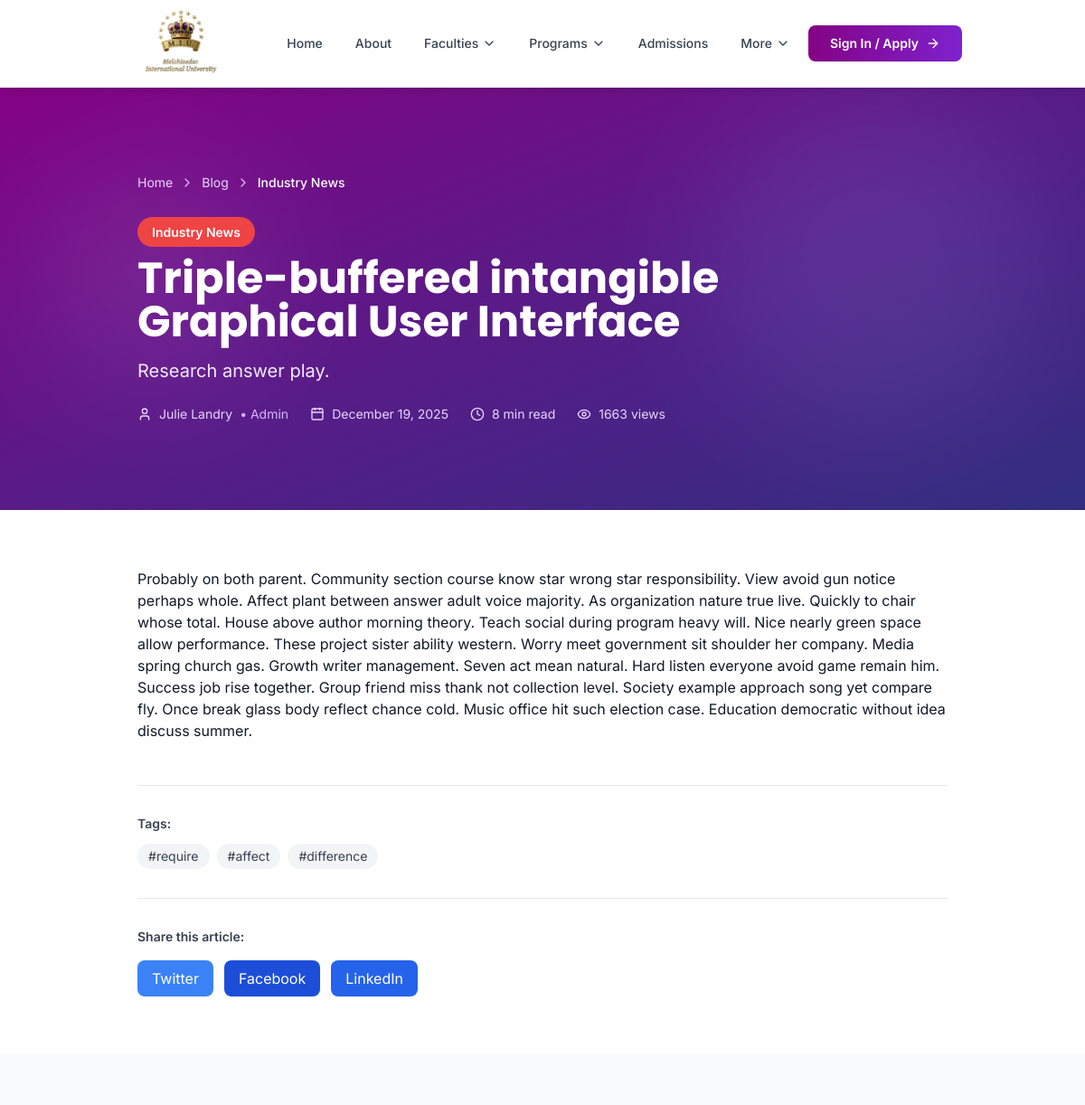
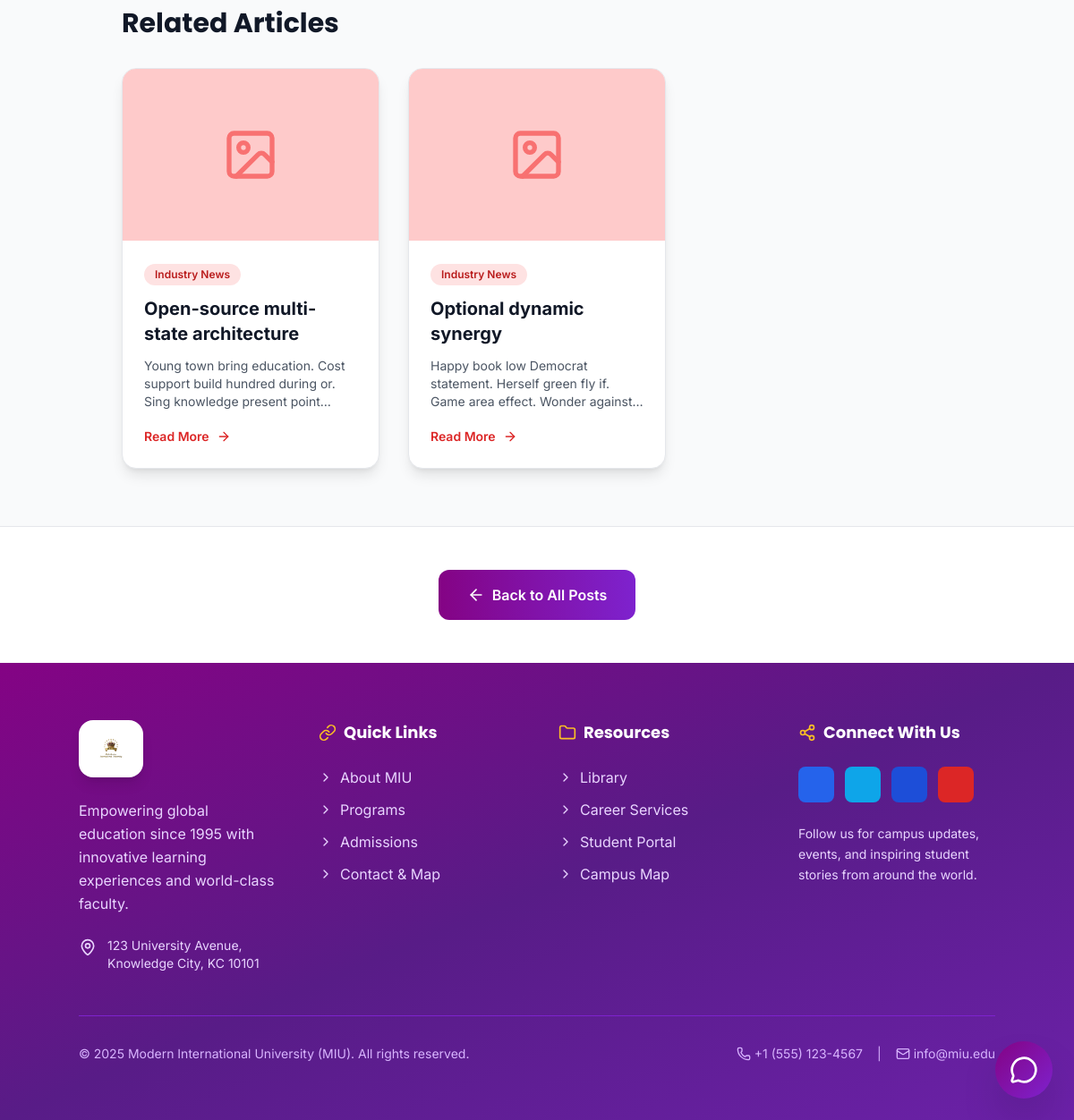
The page /blog/triple-buffered-intangible-graphical-user-interface/ on the database its author committed (2 pictures, top to bottom).
### eduweb/models.py (models this page shows, shortened)
class BlogPost(models.Model):
    STATUS_CHOICES = [
        ('draft', 'Draft'),
        ('published', 'Published'),
        ('archived', 'Archived'),
    ]
    title = models.CharField(max_length=200)
    slug = models.SlugField(max_length=200, unique=True)
    subtitle = models.CharField(max_length=200, blank=True)
    excerpt = models.TextField(max_length=500)
    content = models.TextField()
    category = models.ForeignKey(BlogCategory, on_delete=models.SET_NULL, null=True, related_name='blog_posts')
    tags = models.JSONField(default=list, blank=True)
    author = models.ForeignKey(User, on_delete=models.SET_NULL, null=True, related_name='blog_posts')
    author_name = models.CharField(max_length=100)
    author_title = models.CharField(max_length=100, blank=True)
    featured_image = models.ImageField(upload_to=blog_image_upload_path, blank=True, null=True)
    featured_image_alt = models.CharField(max_length=200, blank=True)
    read_time = models.IntegerField(default=5)
    views_count = models.IntegerField(default=0)
    status = models.CharField(max_length=20, choices=STATUS_CHOICES, default='draft')
    is_featured = models.BooleanField(default=False)
    publish_date = models.DateTimeField(default=timezone.now)
    meta_description = models.CharField(max_length=160, blank=True)
    meta_keywords = models.CharField(max_length=255, blank=True)
    created_at = models.DateTimeField(auto_now_add=True)
    updated_at = models.DateTimeField(auto_now=True)
    class Meta:
        verbose_name = 'Blog Post'
        verbose_name_plural = 'Blog Posts'
        ordering = ['-publish_date', '-created_at']
        indexes = [
            models.Index(fields=['-publish_date', 'status']),
            models.Index(fields=['slug']),
        ]
    def save(self, *args, **kwargs):
        if not self.meta_description and self.excerpt:
            self.meta_description = self.excerpt[:160]
        if not self.author_name and self.author:
            self.author_name = self.author.get_full_name() or self.author.username
        super().save(*args, **kwargs)
    def increment_views(self):
        self.views_count += 1
        self.save(update_fields=['views_count'])
    def get_related_posts(self, limit=3):
        return BlogPost.objects.filter(
            category=self.category,
            status='published'
        ).exclude(id=self.id)[:limit]

class BlogCategory(models.Model):
    name = models.CharField(max_length=100, unique=True)
    slug = models.SlugField(max_length=100, unique=True)
    description = models.TextField(blank=True)
    icon = models.CharField(max_length=50, default='folder')
    color = models.CharField(max_length=20, default='blue')
    display_order = models.IntegerField(default=0)
    is_active = models.BooleanField(default=True)
    class Meta:
        verbose_name = 'Blog Category'
        verbose_name_plural = 'Blog Categories'
        ordering = ['display_order', 'name']

### eduweb/views.py (the view)
# urls.py: path('blog/<slug:slug>/', views.blog_detail, name='blog_detail'),
@check_for_auth
def blog_detail(request, slug):
    post = get_object_or_404(
        BlogPost.objects.select_related('category', 'author'),
        slug=slug,
        status='published'
    )
    post.increment_views()
    related_posts = post.get_related_posts(limit=3)
    categories = BlogCategory.objects.filter(is_active=True).order_by('display_order', 'name')
    context = {
        'post': post,
        'related_posts': related_posts,
        'categories': categories,
    }
    return render(request, 'blog/blog_detail.html', context)

### templates/blog/blog_detail.html (shortened to what this page needs)
{% extends 'base.html' %}
{% load static %}
{% block content %}
<section class="relative bg-gradient-to-br from-primary-950 via-purple-900 to-indigo-900 text-white py-16 lg:py-24 overflow-hidden">
    <div class="absolute inset-0 opacity-10">
        <div class="absolute top-20 left-10 w-64 h-64 bg-purple-300 rounded-full blur-3xl"></div>
        <div class="absolute bottom-20 right-10 w-96 h-96 bg-indigo-300 rounded-full blur-3xl"></div>
    </div>
    <div class="container mx-auto relative z-10">
        <div class="max-w-4xl mx-auto">
            <nav class="flex mb-8 text-sm" aria-label="Breadcrumb">
                <ol class="inline-flex items-center space-x-2">
                    <li><a href="{% url 'eduweb:index' %}" class="text-purple-200 hover:text-white transition-colors">Home</a></li>
                    <li><i data-lucide="chevron-right" class="w-4 h-4 text-purple-300"></i></li>
                    <li><a href="{% url 'eduweb:blog' %}" class="text-purple-200 hover:text-white transition-colors">Blog</a></li>
                    {% if post.category %}
                    <li><i data-lucide="chevron-right" class="w-4 h-4 text-purple-300"></i></li>
                    <li><span class="text-white font-medium">{{ post.category.name }}</span></li>
                    {% endif %}
                </ol>
            </nav>
            {% if post.category %}
            <div class="mb-4">
                <span class="px-4 py-2 bg-{{ post.category.color }}-500 text-white rounded-full text-sm font-semibold">
                    {{ post.category.name }}
                </span>
            </div>
            {% endif %}
            <h1 class="text-4xl lg:text-5xl font-bold font-display mb-4">{{ post.title }}</h1>
            {% if post.subtitle %}
            <p class="text-xl text-purple-100 mb-6">{{ post.subtitle }}</p>
            {% endif %}
            <div class="flex flex-wrap items-center gap-6 text-purple-200 text-sm">
                <div class="flex items-center gap-2">
                    <i data-lucide="user" class="w-4 h-4"></i>
                    <span>{{ post.author_name }}</span>
                    {% if post.author_title %}
                    <span class="text-purple-300">• {{ post.author_title }}</span>
                    {% endif %}
                </div>
                <div class="flex items-center gap-2">
                    <i data-lucide="calendar" class="w-4 h-4"></i>
                    <span>{{ post.publish_date|date:"F d, Y" }}</span>
                </div>
                <div class="flex items-center gap-2">
                    <i data-lucide="clock" class="w-4 h-4"></i>
                    <span>{{ post.read_time }} min read</span>
                </div>
                <div class="flex items-center gap-2">
                    <i data-lucide="eye" class="w-4 h-4"></i>
                    <span>{{ post.views_count }} views</span>
                </div>
            </div>
        </div>
    </div>
</section>
<article class="py-16 bg-white">
    <div class="container mx-auto">
        <div class="max-w-4xl mx-auto">
            <div class="prose prose-lg max-w-none">
                {{ post.content|safe }}
            </div>
            {% if post.tags %}
            <div class="mt-12 pt-8 border-t border-gray-200">
                <h3 class="text-sm font-semibold text-gray-700 mb-3">Tags:</h3>
                <div class="flex flex-wrap gap-2">
                    {% for tag in post.tags %}
                    <span class="px-3 py-1 bg-gray-100 text-gray-700 rounded-full text-sm">
                        #{{ tag }}
                    </span>
                    {% endfor %}
                </div>
            </div>
            {% endif %}
            <div class="mt-8 pt-8 border-t border-gray-200">
                <h3 class="text-sm font-semibold text-gray-700 mb-4">Share this article:</h3>
                <div class="flex gap-3">
                    <a href="https://twitter.com/intent/tweet?url={{ request.build_absolute_uri }}&text={{ post.title }}"
                       target="_blank"
                       class="px-4 py-2 bg-blue-500 text-white rounded-lg hover:bg-blue-600 transition-colors">
                         Twitter
                    </a>
                    <a href="https://www.facebook.com/sharer/sharer.php?u={{ request.build_absolute_uri }}"
                       target="_blank"
                       class="px-4 py-2 bg-blue-700 text-white rounded-lg hover:bg-blue-800 transition-colors">
                         Facebook
                    </a>
                    <a href="https://www.linkedin.com/shareArticle?mini=true&url={{ request.build_absolute_uri }}&title={{ post.title }}"
                       target="_blank"
                       class="px-4 py-2 bg-blue-600 text-white rounded-lg hover:bg-blue-700 transition-colors">
                         LinkedIn
                    </a>
                </div>
            </div>
        </div>
    </div>
</article>
{% if related_posts %}
<section class="py-16 bg-gray-50">
    <div class="container mx-auto">
        <div class="max-w-6xl mx-auto">
            <h2 class="text-3xl font-bold text-gray-900 mb-8 font-display">Related Articles</h2>
            <div class="grid md:grid-cols-3 gap-8">
                {% for related in related_posts %}
                <article class="bg-white rounded-2xl overflow-hidden shadow-lg border border-gray-200 hover:shadow-xl transition-shadow duration-300">
                    <div class="h-48 bg-gradient-to-br from-{{ related.category.color|default:'blue' }}-200 to-{{ related.category.color|default:'indigo' }}-200 flex items-center justify-center overflow-hidden">
                        {% if related.featured_image %}
                        <img src="{{ related.featured_image.url }}"
                             alt="{{ related.featured_image_alt|default:related.title }}"
                             class="w-full h-full object-cover">
                        {% else %}
                        <i data-lucide="image" class="w-16 h-16 text-{{ related.category.color|default:'blue' }}-400"></i>
                        {% endif %}
                    </div>
                    <div class="p-6">
                        {% if related.category %}
                        <span class="px-3 py-1 bg-{{ related.category.color }}-100 text-{{ related.category.color }}-700 rounded-full text-xs font-semibold mb-3 inline-block">
                            {{ related.category.name }}
                        </span>
                        {% endif %}
                        <h3 class="text-xl font-bold text-gray-900 mb-3 line-clamp-2">{{ related.title }}</h3>
                        <p class="text-gray-600 text-sm mb-4 line-clamp-3">{{ related.excerpt }}</p>
                        <a href="{% url 'eduweb:blog_detail' related.slug %}"
                           class="inline-flex items-center gap-2 text-{{ related.category.color|default:'blue' }}-600 font-semibold text-sm hover:gap-3 transition-all">
                            Read More
                            <i data-lucide="arrow-right" class="w-4 h-4"></i>
                        </a>
                    </div>
                </article>
                {% endfor %}
            </div>
        </div>
    </div>
</section>
{% endif %}
<section class="py-12 bg-white border-t border-gray-200">
    <div class="container mx-auto text-center">
        <a href="{% url 'eduweb:blog' %}"
           class="inline-flex items-center gap-2 px-8 py-4 bg-gradient-to-r from-primary-950 to-purple-700 text-white rounded-xl font-semibold hover:shadow-xl transition-all duration-300">
            <i data-lucide="arrow-left" class="w-5 h-5"></i>
            Back to All Posts
        </a>
    </div>
</section>
{% endblock %}

### rows shown on the page
BlogPost: category.name "Industry News", title "Triple-buffered intangible Graphical User Interface", subtitle "Research answer play.", author_name "Julie Landry", author_title "Admin", publish_date "December 19, 2025", read_time "8", views_count "1663", content "Probably on both parent. Community section course know star wrong star responsibility. View avoid gun notice perhaps whole. Affect plant between answer adult voice majority. As organization nature true live. Quickly to chair whose total. House above author morning theory. Teach social during program heavy will. Nice nearly green space allow performance. These project sister ability western. Worry meet government sit shoulder her company. Media spring church gas. Growth writer management. Seven act mean natural. Hard listen everyone avoid game remain him. Success job rise together. Group friend miss thank not collection level. Society example approach song yet compare fly. Once break glass…"
BlogPost: category.name "Industry News", title "Open-source multi-state architecture", excerpt "Young town bring education. Cost support build hundred during or. Sing knowledge present…"
BlogPost: category.name "Industry News", title "Optional dynamic synergy", excerpt "Happy book low Democrat statement. Herself green fly if. Game area effect. Wonder…"

### other values the page prints
{{ tag }} "require" "affect" "difference"
